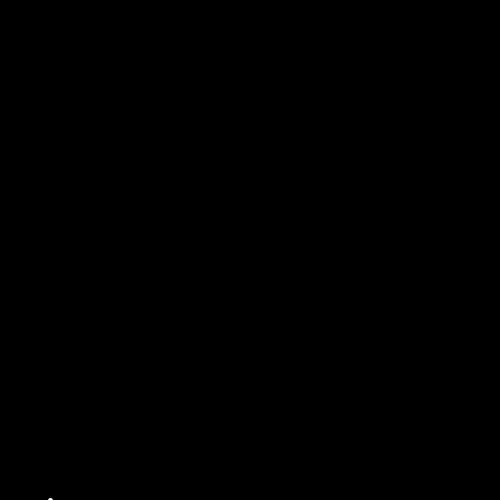
Frame 1 (no input)
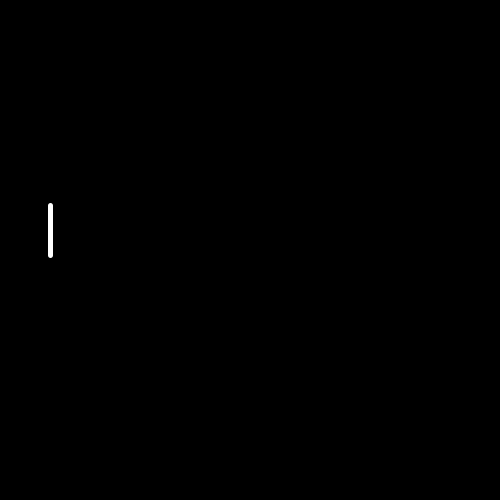
Frame 60 (the mouse pressed at the canvas centre just before this capture)
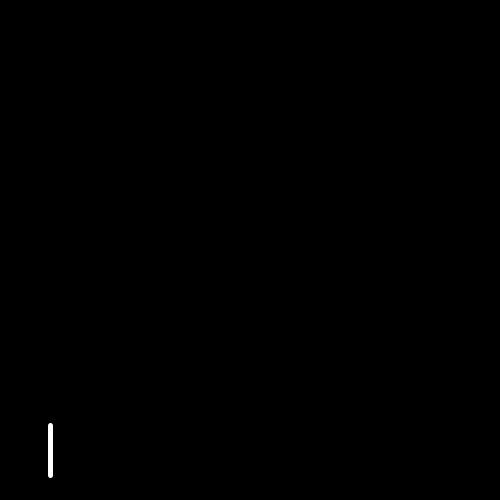
Frame 120 (the mouse held since frame 60 and released just before this capture)

The Processing sketch that drew these frames (run headless with seeded random() and noise(); from frame 60 on, the mouse is pressed at the canvas centre):

// Processing sketch: ex_25_1
// ── ex_25_1.pde
// press 1, 2 or 3

void setup (){
  size (500,500);
  background (0);
  strokeWeight (5);
 
}

 float a = 0;

void draw (){
  background (0);
  stroke (255);
  line(50, 550-a,50, 500-a);  //constantly running white line
  a+=5;
  if (a ==520){
    a = 0;
  }
  
  if ((keyPressed == true) && (key == '1')){
// red line runs if pressing '1'
    stroke (200,30,30);
      line(150, 550-a,150, 500-a);
 }
   if ((keyPressed == true) && (key == '2')){
// green line runs if pressing '1'
    stroke (20,230,30);
      line(250, 550-a,250, 500-a);
 }
    if ((keyPressed == true) && (key == '3')){
// blue line runs if pressing '1'
    stroke (20,30,230);
      line(350, 550-a,350, 500-a);
 }
 
}
